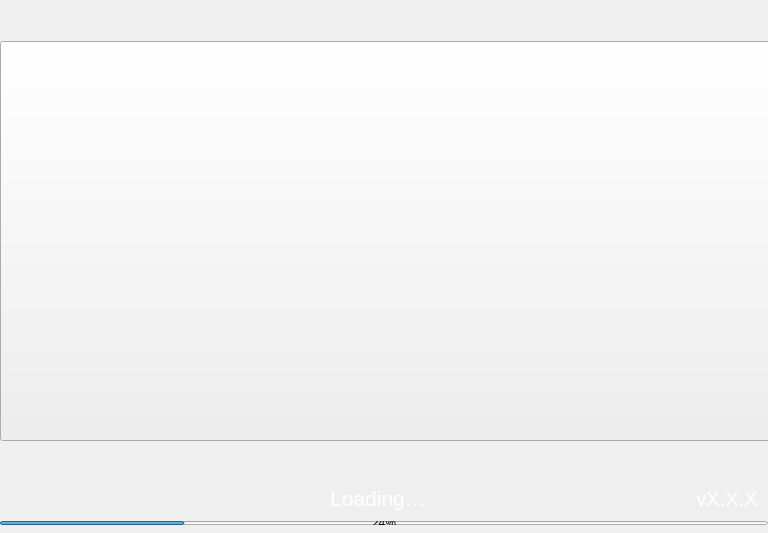
<?xml version="1.0" encoding="UTF-8"?>
<ui version="4.0">
 <class>Splash</class>
 <widget class="QWidget" name="Splash">
  <property name="geometry">
   <rect>
    <x>0</x>
    <y>0</y>
    <width>768</width>
    <height>533</height>
   </rect>
  </property>
  <property name="minimumSize">
   <size>
    <width>768</width>
    <height>533</height>
   </size>
  </property>
  <property name="maximumSize">
   <size>
    <width>16777215</width>
    <height>700</height>
   </size>
  </property>
  <property name="windowTitle">
   <string>Form</string>
  </property>
  <layout class="QVBoxLayout" name="verticalLayout_2">
   <property name="spacing">
    <number>0</number>
   </property>
   <property name="leftMargin">
    <number>0</number>
   </property>
   <property name="topMargin">
    <number>0</number>
   </property>
   <property name="rightMargin">
    <number>0</number>
   </property>
   <property name="bottomMargin">
    <number>0</number>
   </property>
   <item>
    <widget class="QFrame" name="frame">
     <property name="minimumSize">
      <size>
       <width>750</width>
       <height>520</height>
      </size>
     </property>
     <property name="styleSheet">
      <string notr="true"/>
     </property>
     <property name="frameShape">
      <enum>QFrame::NoFrame</enum>
     </property>
     <property name="frameShadow">
      <enum>QFrame::Plain</enum>
     </property>
     <layout class="QVBoxLayout" name="verticalLayout">
      <property name="spacing">
       <number>0</number>
      </property>
      <property name="leftMargin">
       <number>0</number>
      </property>
      <property name="topMargin">
       <number>0</number>
      </property>
      <property name="rightMargin">
       <number>0</number>
      </property>
      <property name="bottomMargin">
       <number>0</number>
      </property>
      <item>
       <spacer name="verticalSpacer_2">
        <property name="orientation">
         <enum>Qt::Vertical</enum>
        </property>
        <property name="sizeHint" stdset="0">
         <size>
          <width>20</width>
          <height>40</height>
         </size>
        </property>
       </spacer>
      </item>
      <item alignment="Qt::AlignHCenter">
       <widget class="QToolButton" name="imgLogo">
        <property name="minimumSize">
         <size>
          <width>800</width>
          <height>400</height>
         </size>
        </property>
        <property name="maximumSize">
         <size>
          <width>800</width>
          <height>400</height>
         </size>
        </property>
        <property name="text">
         <string/>
        </property>
       </widget>
      </item>
      <item>
       <spacer name="verticalSpacer">
        <property name="orientation">
         <enum>Qt::Vertical</enum>
        </property>
        <property name="sizeHint" stdset="0">
         <size>
          <width>20</width>
          <height>40</height>
         </size>
        </property>
       </spacer>
      </item>
      <item>
       <widget class="QWidget" name="horizontalWidget" native="true">
        <property name="minimumSize">
         <size>
          <width>0</width>
          <height>30</height>
         </size>
        </property>
        <layout class="QHBoxLayout" name="horizontalLayout_2">
         <property name="spacing">
          <number>0</number>
         </property>
         <property name="leftMargin">
          <number>10</number>
         </property>
         <property name="topMargin">
          <number>0</number>
         </property>
         <property name="rightMargin">
          <number>10</number>
         </property>
         <property name="bottomMargin">
          <number>0</number>
         </property>
         <item>
          <widget class="QLabel" name="lblMessage">
           <property name="sizePolicy">
            <sizepolicy hsizetype="Expanding" vsizetype="Preferred">
             <horstretch>0</horstretch>
             <verstretch>0</verstretch>
            </sizepolicy>
           </property>
           <property name="minimumSize">
            <size>
             <width>0</width>
             <height>30</height>
            </size>
           </property>
           <property name="font">
            <font>
             <pointsize>16</pointsize>
            </font>
           </property>
           <property name="styleSheet">
            <string notr="true">color:white; padding-left:50px;</string>
           </property>
           <property name="text">
            <string>Loading…</string>
           </property>
           <property name="alignment">
            <set>Qt::AlignHCenter|Qt::AlignTop</set>
           </property>
          </widget>
         </item>
         <item alignment="Qt::AlignVCenter">
          <widget class="QLabel" name="lblVersion">
           <property name="minimumSize">
            <size>
             <width>0</width>
             <height>30</height>
            </size>
           </property>
           <property name="font">
            <font>
             <pointsize>15</pointsize>
            </font>
           </property>
           <property name="styleSheet">
            <string notr="true">color:white; padding-top:1px;</string>
           </property>
           <property name="text">
            <string notr="true">vX.X.X</string>
           </property>
           <property name="alignment">
            <set>Qt::AlignHCenter|Qt::AlignTop</set>
           </property>
          </widget>
         </item>
        </layout>
       </widget>
      </item>
      <item>
       <widget class="QWidget" name="layoutProgress" native="true">
        <property name="minimumSize">
         <size>
          <width>0</width>
          <height>8</height>
         </size>
        </property>
        <property name="maximumSize">
         <size>
          <width>16777215</width>
          <height>8</height>
         </size>
        </property>
        <layout class="QHBoxLayout" name="horizontalLayout">
         <property name="spacing">
          <number>0</number>
         </property>
         <property name="leftMargin">
          <number>0</number>
         </property>
         <property name="topMargin">
          <number>4</number>
         </property>
         <property name="rightMargin">
          <number>0</number>
         </property>
         <property name="bottomMargin">
          <number>0</number>
         </property>
         <item>
          <widget class="QProgressBar" name="progressBar">
           <property name="value">
            <number>24</number>
           </property>
          </widget>
         </item>
        </layout>
       </widget>
      </item>
      <item>
       <spacer name="verticalSpacer_3">
        <property name="orientation">
         <enum>Qt::Vertical</enum>
        </property>
        <property name="sizeType">
         <enum>QSizePolicy::Fixed</enum>
        </property>
        <property name="sizeHint" stdset="0">
         <size>
          <width>20</width>
          <height>8</height>
         </size>
        </property>
       </spacer>
      </item>
     </layout>
    </widget>
   </item>
  </layout>
 </widget>
 <resources/>
 <connections/>
</ui>
